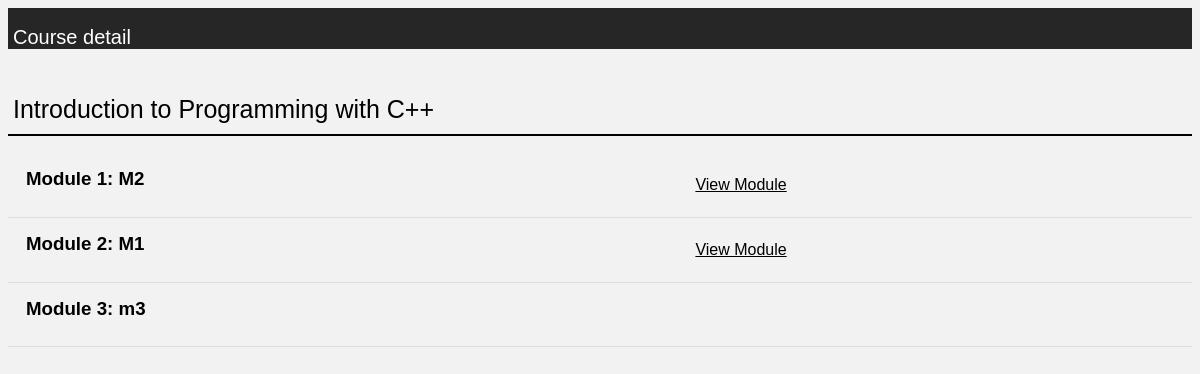
Screenshot of /courses/study_course/2/ with the database file from the repository.
### courses/models.py (models this page shows, shortened)
class Course(models.Model):
    title = models.CharField(max_length = 150, db_index = True)
    description = models.TextField(blank = False)
    instructor = models.CharField(max_length = 40, db_index = True)
    credit_units = models.IntegerField(db_index = True)
    status = models.IntegerField(db_index = True) # value 1 if course is opened, 0 if closed
    category = models.CharField(max_length = 150, db_index = True)

class Module(models.Model):
    title = models.CharField(max_length = 150, db_index = True)
    course = models.ForeignKey(Course, on_delete=models.CASCADE, null = True, blank = True)
    position = models.IntegerField(db_index = True, null = True, blank = True)
    instructor = models.ForeignKey(Instructor, on_delete=models.CASCADE)
    def get_absolute_url(self):
        return reverse('module_details_url', kwargs = {'id' : self.id})
    def __str__(self):
        return '{}'.format(self.title)

### courses/views.py (the view)
# urls.py: path('study_course/<str:id>/', views.study_course, name = "study_course_url"),
def study_course(request, id):      #merge it later with course_detail
    course = Course.objects.get(id__iexact = id)
    modules = Module.objects.filter(course = course)
    print(modules)
    availability = True
    learner = Learner.objects.filter(staff_id = 1)
    completed_modules = learner[0].completed_modules.all()
    for module in modules:
        if module in completed_modules:
            module.available = True
        else :
            module.available = availability
            availability = False
    return render(request, "courses/study_course.html", context = {"course": course, "modules" : modules, "learner" : learner})

### courses/templates/courses/study_course.html (shortened to what this page needs)
<head>
{%load static%}
<link rel="stylesheet" type="text/css" href="{%static 'css/style.css'%}">
<div id = "header">
<h2>  Course detail </h2>
</div>
</head>
<h1>{{course.title}}</h1>
{% for module in modules%}
	<table>
	<td>
    <h3>Module {{module.position}}: {{module.title}}</h3>
    </td>
    {% if module.available %}
     <td> <a href = "{{ module.get_absolute_url}}">View Module</a></td>
    {%endif%}
</table>
{%endfor%}

### static/css/style.css (style rules this page uses)
h1 { padding-top: 30px; padding-left: 5px; padding-bottom: 10px; border-bottom: 2px solid black; font-weight: lighter; font-size: 25px; }
h2 { padding-left: 5px; font-weight: lighter; color: white; font-size: 20px; }
h3 { padding-left: 10px; padding-top: 7px; }
#header { padding-top: 1px; padding-bottom: 0px; background-color: #262626; }
table { border-collapse: collapse; width: 100%; }
th, td { padding: 8px; text-align: left; border-bottom: 1px solid #ddd; }
a { color: black; }

### rows the page displays
Course: title "Introduction to Programming with C++"
Module: position "1", title "M2"
Module: position "2", title "M1"
Module: position "3", title "m3"
